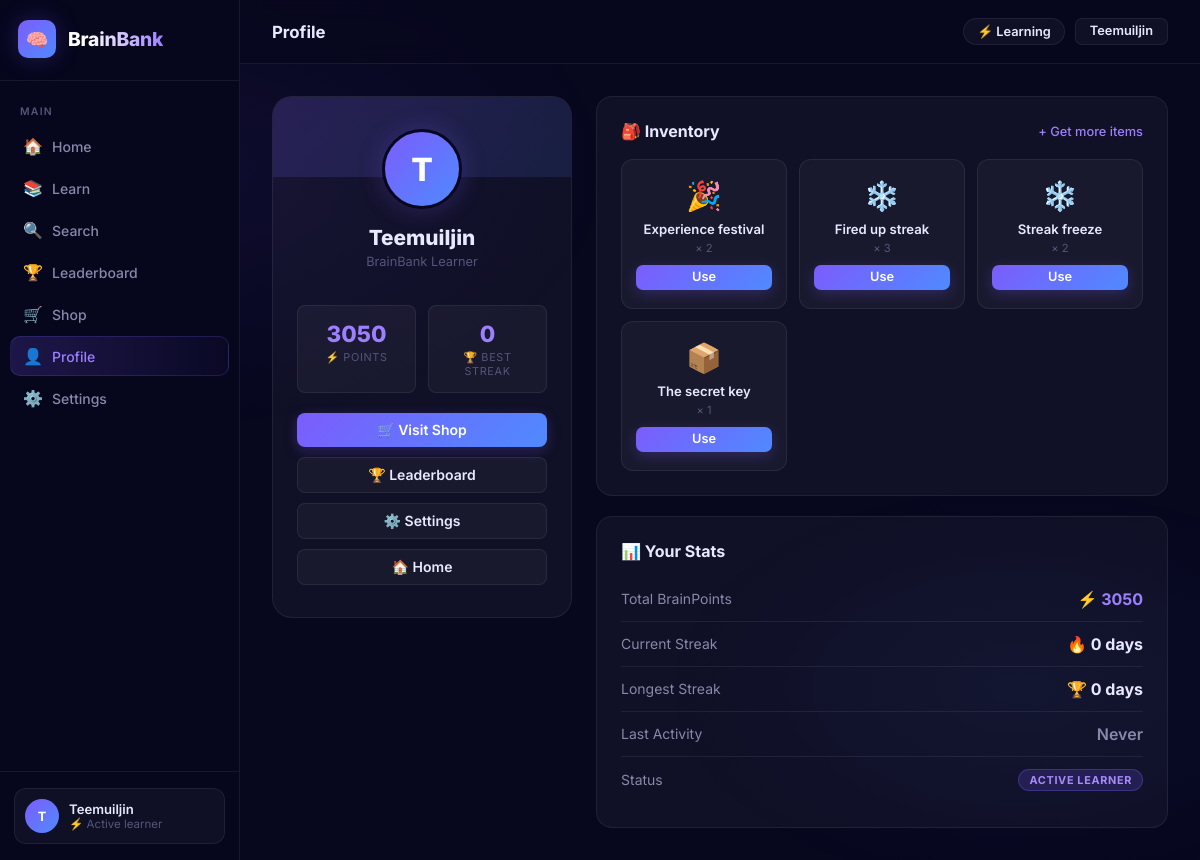
/profile/Teemuiljin/ (signed in), run on an earlier commit of the app's database.
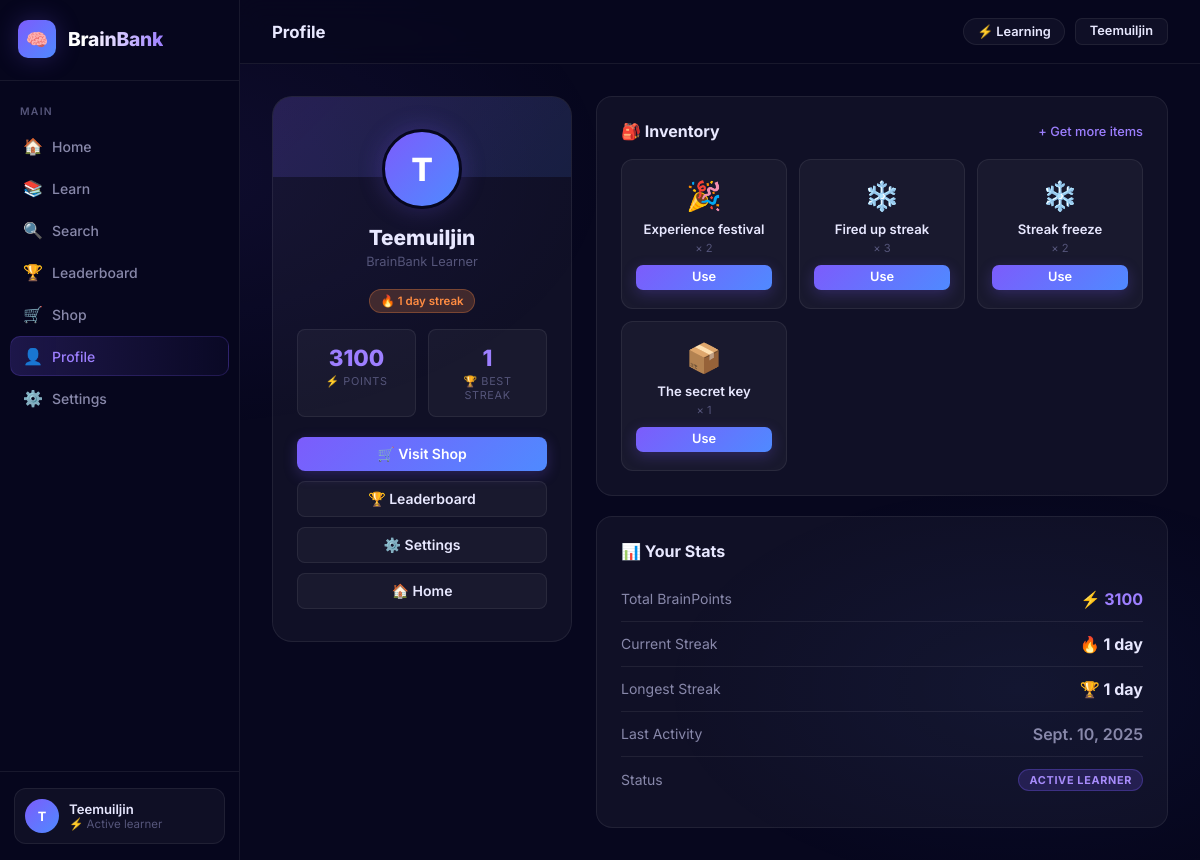
And on a later commit of the database.
### courses/models.py (models this page shows, shortened)
class PlayerProfile(models.Model):
    user = models.OneToOneField(User, on_delete=models.CASCADE)
    points = models.IntegerField(default=0)
    current_streak = models.IntegerField(default=0)
    longest_streak = models.IntegerField(default=0)
    last_activity_date = models.DateField(blank=True, null=True)
    streak_freeze_count = models.IntegerField(default=0, help_text="Number of streak freeze items")
    fired_up_streak_until = models.DateTimeField(blank=True, null=True, help_text="Fired up streak active until")
    experience_festival_until = models.DateTimeField(blank=True, null=True, help_text="Experience festival active until")

### courses/views.py (the view)
# urls.py: path('profile/<str:username>/', views.view_profile, name='view_profile'),
@login_required
def view_profile(request, username):
    user = get_object_or_404(User, username=username)
    player_profile = get_object_or_404(PlayerProfile, user=user)
    inventory = (
        Purchase.objects
        .filter(player=player_profile)
        .values('item__name', 'item__icon', 'item__id')
        .annotate(quantity=Count('id'))
        .order_by('item__name')
    )
    return render(request, 'view_profile.html', {
        'user_profile': user,
        'player_profile': player_profile,
        'inventory': inventory,
    })

### courses/context_processors.py (called while the page is built)
def active_effects(request):
    if request.user.is_authenticated:
        try:
            player_profile = PlayerProfile.objects.get(user=request.user)
            effects = []
            now = timezone.now()
            if player_profile.streak_freeze_count > 0:
                effects.append('❄️')
            if (player_profile.fired_up_streak_until and
                now < player_profile.fired_up_streak_until):
                effects.append('🔥')
            if (player_profile.experience_festival_until and
                now < player_profile.experience_festival_until):
                effects.append('🎉')
            return {'active_effects': effects}
        except PlayerProfile.DoesNotExist:
            pass
    return {'active_effects': []}

### courses/templates/view_profile.html (shortened to what the changed rows need)
{% extends "base.html" %}
{% block content %}
<div class="profile-layout">
    <div>
        <div class="profile-card">
            {% with now=request|default:'' %}
            <div class="effects-row">
                {% if player_profile.current_streak > 0 %}
                <span class="effect-pill fire">🔥 {{ player_profile.current_streak }} day streak</span>
                {% endif %}
            </div>
            {% endwith %}
            <div class="profile-stats">
                <div class="profile-stat">
                    <div class="profile-stat-num">{{ player_profile.points }}</div>
                    <div class="profile-stat-label">⚡ Points</div>
                </div>
                <div class="profile-stat">
                    <div class="profile-stat-num">{{ player_profile.longest_streak }}</div>
                    <div class="profile-stat-label">🏆 Best streak</div>
                </div>
            </div>
        </div>
    </div>
    <div>
        <div class="detail-card">
            <div class="section-header" style="margin-bottom:18px;">
                <h2 style="font-size:1rem;font-weight:700;margin:0;">🎒 Inventory</h2>
            </div>
        </div>
        <div class="detail-card" style="margin-bottom:0;">
            <h2 style="font-size:1rem;font-weight:700;margin-bottom:16px;">📊 Your Stats</h2>
            <div style="display:flex;flex-direction:column;gap:0;">
                <div style="display:flex;justify-content:space-between;align-items:center;padding:12px 0;border-bottom:1px solid var(--border);">
                    <span style="font-size:0.875rem;color:var(--text-dim);">Total BrainPoints</span>
                    <span style="font-weight:700;color:var(--primary-light);">⚡ {{ player_profile.points }}</span>
                </div>
                <div style="display:flex;justify-content:space-between;align-items:center;padding:12px 0;border-bottom:1px solid var(--border);">
                    <span style="font-size:0.875rem;color:var(--text-dim);">Current Streak</span>
                    <span style="font-weight:700;">🔥 {{ player_profile.current_streak }} day{{ player_profile.current_streak|pluralize }}</span>
                </div>
                <div style="display:flex;justify-content:space-between;align-items:center;padding:12px 0;border-bottom:1px solid var(--border);">
                    <span style="font-size:0.875rem;color:var(--text-dim);">Longest Streak</span>
                    <span style="font-weight:700;">🏆 {{ player_profile.longest_streak }} day{{ player_profile.longest_streak|pluralize }}</span>
                </div>
                <div style="display:flex;justify-content:space-between;align-items:center;padding:12px 0;border-bottom:1px solid var(--border);">
                    <span style="font-size:0.875rem;color:var(--text-dim);">Last Activity</span>
                    <span style="font-weight:600;color:var(--text-dim);">{{ player_profile.last_activity_date|default:"Never" }}</span>
                </div>
            </div>
        </div>
    </div>
</div>
{% endblock %}

What changed in the data, as far as the page shows it:
changed PlayerProfile: current_streak (not shown) → "1"; points "3050" → "3100"; longest_streak "0" → "1"; current_streak "0" → "1"; last_activity_date "Never" → "Sept. 10, 2025"
Also different on the page:
text now shown: "🔥 day streak"
